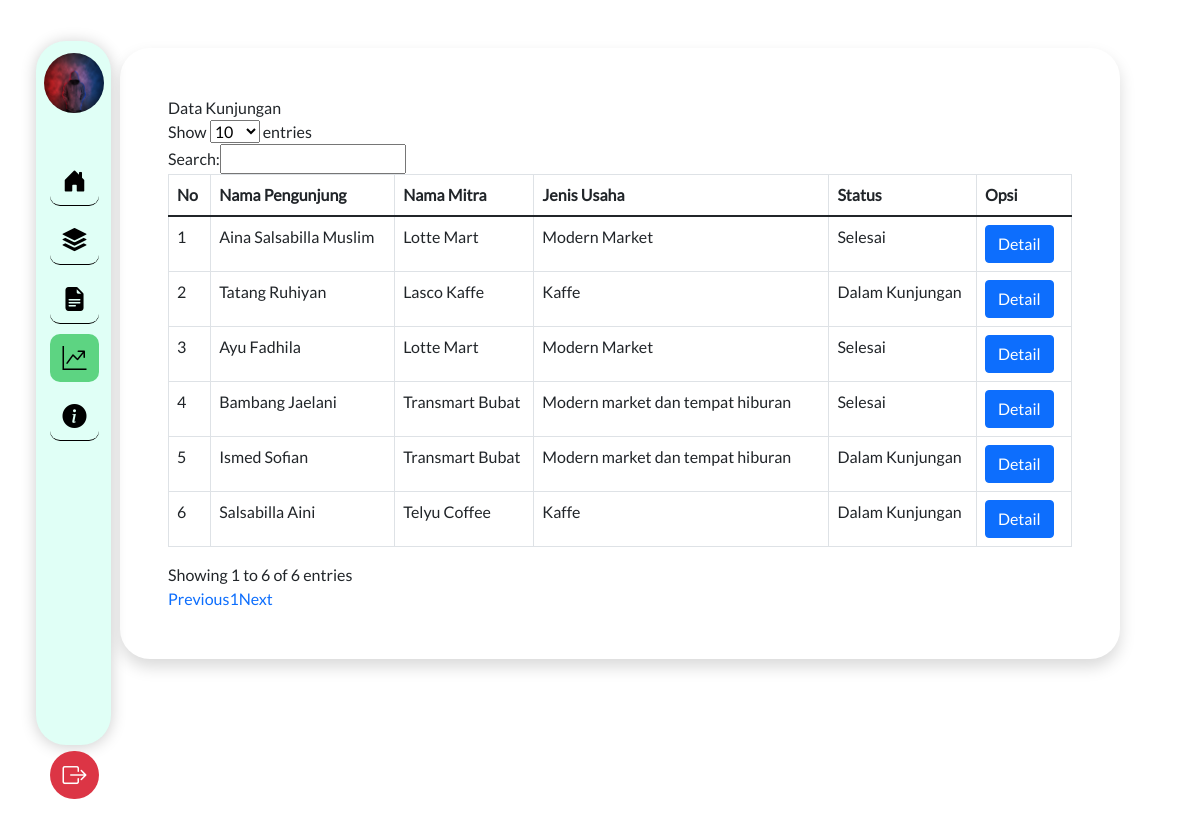
The page /index.php/kunjungan on the database its author committed.
### tables this page shows
CREATE TABLE `kunjungan` (
  `idKunjungan` int(100) NOT NULL,
  `idPengunjung` int(10) NOT NULL,
  `idMitra` int(10) NOT NULL,
  `statusKunjungan` enum('Selesai','Dalam Kunjungan') NOT NULL
);

CREATE TABLE `pengunjung` (
  `idPengunjung` int(10) NOT NULL,
  `namaPengunjung` varchar(50) NOT NULL,
  `alamatPengunjung` varchar(100) NOT NULL,
  `noHpPengunjung` varchar(12) NOT NULL,
  `umurPengunjung` int(2) NOT NULL,
  `jenisKelaminPengunjung` enum('Pria','Wanita') NOT NULL,
  `statusKesehatan` enum('Negatif','Positif','ODP','OTG') NOT NULL
);

CREATE TABLE `mitra` (
  `idMitra` int(10) NOT NULL,
  `namaMitra` varchar(50) NOT NULL,
  `alamatMitra` varchar(100) NOT NULL,
  `noHpMitra` varchar(12) NOT NULL,
  `jenisUsaha` varchar(100) NOT NULL,
  `deskripsi` text NOT NULL,
  `fotoUsaha` varchar(100) NOT NULL
);

### application/controllers/Kunjungan.php (called while the page is built, shortened)
<?php
class Kunjungan extends CI_Controller
{
	public function __construct()
	{
		$this->load->model('Kunjungan_model');
		$this->load->library('form_validation');
		$this->load->library('session');
	}
	public function index()
	{
		$data['kunjungan'] = $this->Kunjungan_model->getDataKunjungan()->result();
		$data['judul'] = 'Data Kunjungan';
		$this->load->view('templates/header', $data);
		$this->load->view('kunjungan/index', $data);
		$this->load->view('templates/footer');
	}
}

### index.php (called while the page is built, shortened)
<?php
require_once BASEPATH.'core/CodeIgniter.php';

### application/models/Kunjungan_model.php (called while the page is built, shortened)
<?php
class Kunjungan_model extends CI_Model
{
	public function getDataKunjungan()
	{
		$this->db->select('*');
		$this->db->from('kunjungan');
		$this->db->join('pengunjung', 'pengunjung.idPengunjung = kunjungan.idPengunjung');
		$this->db->join('mitra', 'mitra.idMitra = kunjungan.idMitra');
		$query = $this->db->get();
		return $query;
	}
}

### application/views/kunjungan/index.php (the view, shortened to what this page needs)
<div class="d-flex mt-5">
    <div class="p-5 col-md-10 shadow mb-5 ml-container" style="border-radius: 30px;">
        <div class="row">
            <div class="col-lg-12">
                <div class="panel panel-default">
                    <div class="panel-heading">
                        Data Kunjungan
                    </div>
                    <div class="panel-body">
                        <table id="example" class="table table-bordered table-hover">
                            <thead>
                                <tr>
                                    <th scope="col">No</th>
                                    <th scope="col">Nama Pengunjung</th>
                                    <th scope="col">Nama Mitra</th>
                                    <th scope="col">Jenis Usaha</th>
                                    <th scope="col">Status</th>
                                    <th scope="col" width="100px">Opsi</th>
                                </tr>
                            </thead>
                            <tbody>
                                <?php
                                $i = 1;
                                foreach ($kunjungan as $data) { ?>
                                    <tr>
                                        <td><?php echo $i ?></td>
                                        <td><?php echo $data->namaPengunjung ?></td>
                                        <td><?php echo $data->namaMitra ?></td>
                                        <td><?php echo $data->jenisUsaha ?></td>
                                        <td><?php echo $data->statusKunjungan ?></td>
                                        <td>
                                            <button type="button" class="btn btn-primary" data-bs-toggle="modal" data-bs-target="#exampleModal<?php echo $data->idPengunjung ?>">
                                                Detail
                                            </button>
                                        </td>
                                    </tr>
                                <?php
                                    $i++;
                                }
                                ?>
                            </tbody>
                        </table>
                    </div>
                </div>
            </div>
        </div>
    </div>
</div>

### application/views/templates/header.php (shortened to what this page needs)
<!DOCTYPE html>
<html lang="en">
<head>
    <link rel="stylesheet" href="<?= base_url() ?>node_modules/bootstrap/dist/css/bootstrap.css">
    <link rel="stylesheet" href="<?= base_url() ?>node_modules/bootstrap-icons/font/bootstrap-icons.css">
    <link rel="stylesheet" href="<?= base_url() ?>assets/css/style.css">
    <link rel="stylesheet" href="<?= base_url() ?>assets/css/font.css">
</head>
<body>
    <nav class="nav-bar">
        <div class="menu-bar">
            <div class="profile">
                <img src="<?= base_url() ?>assets/image/profil.jpg" alt="profile" style="border-radius: 100px;">
            </div>
            <div class="menu">
                <div class="main-menu">
                    <ul>
                        <li data-bs-toggle="tooltip" data-bs-placement="top" title="Tooltip on top">
                            <a href="<?= base_url(); ?>dashboard" class="<?php if (uri_string() === 'dashboard') echo 'actived' ?>">
                                <i class="bi bi-house-door-fill"></i>
                            </a>
                        </li>
                        <li>
                            <a href="<?= base_url(); ?>mitra" class="<?php if (uri_string() === 'mitra') echo 'actived' ?>">
                                <i class="bi bi-stack"></i>
                            </a>
                        </li>
                        <li>
                            <a href="<?= base_url(); ?>pengunjung" class="<?php if (uri_string() === 'pengunjung') echo 'actived' ?>">
                                <i class="bi bi-file-earmark-text-fill"></i>
                            </a>
                        </li>
                        <li>
                            <a href="<?= base_url(); ?>kunjungan" class="<?php if (uri_string() === 'kunjungan') echo 'actived' ?>">
                                <i class="bi bi-graph-up-arrow"></i>
                            </a>
                        </li>
                        <li>
                            <a href="<?= base_url(); ?>informasi" class="<?php if (uri_string() === 'informasi') echo 'actived' ?>">
                                <i class="bi bi-info-circle-fill"></i>
                            </a>
                        </li>
                    </ul>
                </div>
                <div class="button-menu">
                    <ul>
                        <li id="keluar" class="">
                            <a href="home/logout" class="out bg-danger text-white">
                                <i class="bi bi-box-arrow-right"></i>
                            </a>
                        </li>
                    </ul>
                </div>
            </div>
        </div>
    </nav>

### application/views/templates/footer.php (shortened to what this page needs)
</body>
</html>

### assets/css/style.css (style rules this page uses)
body { font-family: "LatoRegular" !important; }
a { text-decoration: none; cursor: pointer; }
.menu ul li { list-style: none; }
.menu ul li a { display: block; margin-left: -30px; color: black; border-bottom: 1px solid rgb(0, 0, 0); }
.nav-bar { width: 75px; height: 88vh; background-color: #E0FFF6; border-radius: 30px; position: absolute; top: 5%; left: 3%; box-shadow: 0 0.1rem 1rem rgba(0, 0, 0, 0.2); }
.menu-bar { display: flex; flex-direction: column; justify-content: space-evenly; padding: 12px; }
.menu { display: flex; flex-direction: column; justify-content: space-evenly; }
.profile { text-align: center; display: flex; justify-content: center; align-items: center; }
.profile img { width: 60px; }
.menu { margin-top: 34px; }
.menu ul li { font-size: 24px; text-align: center; margin-top: 6px; list-style: none; }
.menu ul li a { padding: 6px; margin-top: 10px; border-radius: 10px; text-align: center; align-items: center; color: black; }
.menu ul li a.actived { background-color: #5DD482; border-bottom: 0px solid rgb(0, 0, 0); }
.button-menu { margin-top: 35.5vh; }
.out { border-radius: 100px !important; border-bottom: 0px solid rgb(0, 0, 0) !important; }
.button-menu ul li a.out { background-color: #F28F8F; }
.ml-container { margin-left: 10vw; }

### rows shown on the page
kunjungan: idPengunjung.namaPengunjung "Aina Salsabilla Muslim", idMitra.namaMitra "Lotte Mart", idMitra.jenisUsaha "Modern Market", statusKunjungan "Selesai"
kunjungan: idPengunjung.namaPengunjung "Tatang Ruhiyan", idMitra.namaMitra "Lasco Kaffe", idMitra.jenisUsaha "Kaffe", statusKunjungan "Dalam Kunjungan"
kunjungan: idPengunjung.namaPengunjung "Ayu Fadhila", idMitra.namaMitra "Lotte Mart", idMitra.jenisUsaha "Modern Market", statusKunjungan "Selesai"
kunjungan: idPengunjung.namaPengunjung "Bambang Jaelani", idMitra.namaMitra "Transmart Bubat", idMitra.jenisUsaha "Modern market dan tempat hiburan", statusKunjungan "Selesai"
kunjungan: idPengunjung.namaPengunjung "Ismed Sofian", idMitra.namaMitra "Transmart Bubat", idMitra.jenisUsaha "Modern market dan tempat hiburan", statusKunjungan "Dalam Kunjungan"
kunjungan: idPengunjung.namaPengunjung "Salsabilla Aini", idMitra.namaMitra "Telyu Coffee", idMitra.jenisUsaha "Kaffe", statusKunjungan "Dalam Kunjungan"
